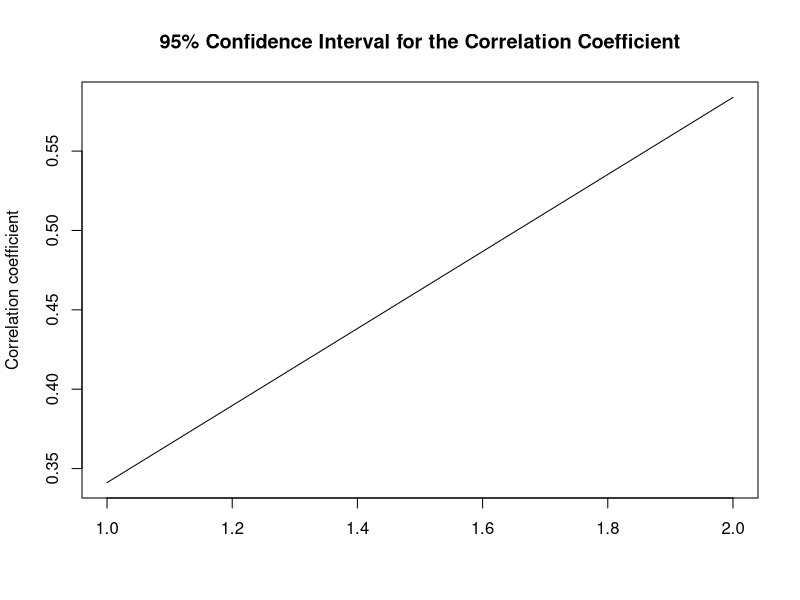
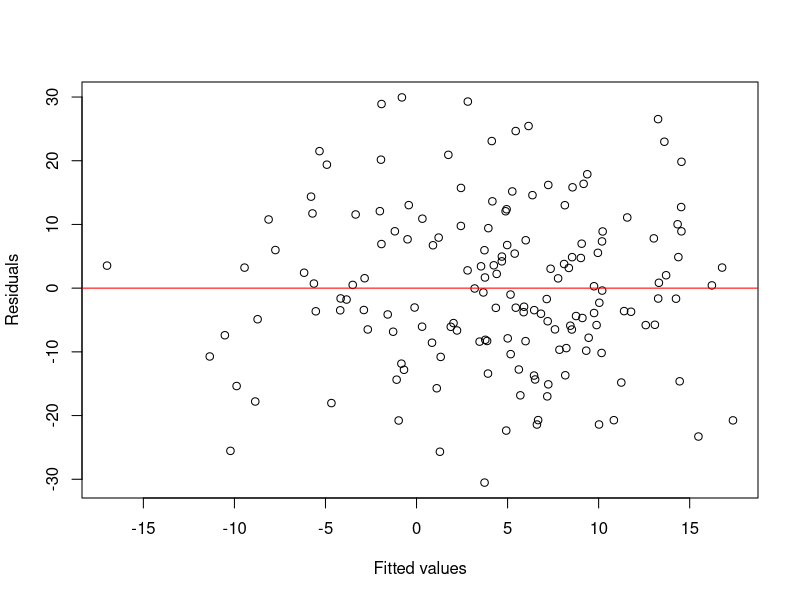
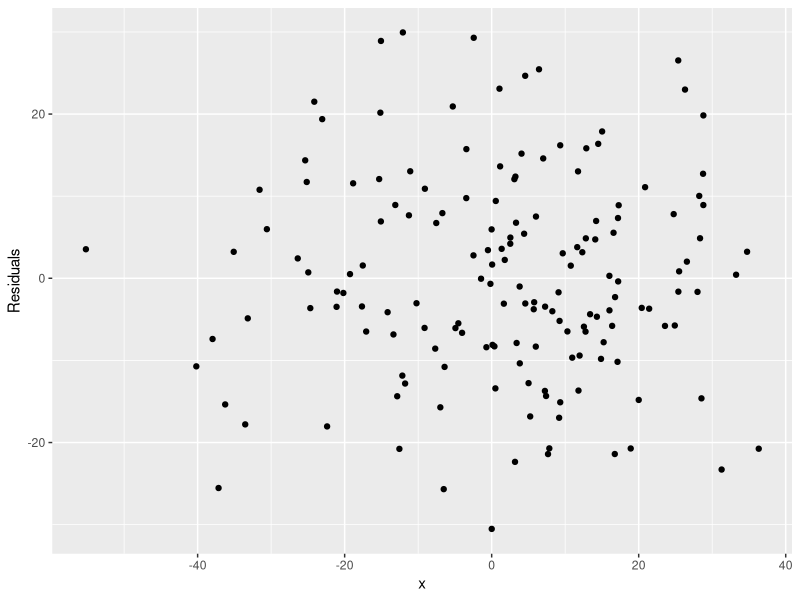

Write R code to recreate these figures, in order.
# E[x] = E[a0 + a1 * eps + a2 * psi]
# E[x] = E[a0] + E[a1 * eps] + E[a2 * psi]
# E[x] = a0 + 0 + 0 = a0
# Var[x] = E[(x - E[x])^2]
# Var[x] = E[(a0 + a1 * eps + a2 * psi - a0)^2]
# Var[x] = E[a1^2 * eps^2] + E[a2^2 * psi^2] + 2 * E[a1 * a2 * eps * psi]
# Var[x] = a1^2 * Var[eps] + a2^2 * Var[psi] + 2 * a1 * a2 * E[eps] * E[psi]
# Cov[eps, psi] = E[eps * psi] - E[eps] * E[psi] = 0 - 0 * 0 = 0
# Var[eps] = 4
# Var[psi] = 9
# Var[x] = a1^2 * Var[eps] + a2^2 * Var[psi] + 2 * a1 * a2 * Cov[eps, psi]
# Var[x] = 1^2 * 4 + (-6)^2 * 9 + 2 * 1 * -6 * 0
# Var[x] = 328
# E[x] = 3
# sd[x] = 18.11
# E[y] = 5
# Var[y] = b1^2 * Var[eps] + b2^2 * Var[psi] + 2 * b1 * b2 * Cov[eps, psi]
# Var[y] = 7^2 * Var[eps] + (-2)^2 * Var[psi]
# Var[y] = 49 * 4 + 4 * 9 = 232
# Sd[y] = 15.232
# Cov[x, y] = E[(a0 + a1 * eps + a2 * psi - a0)(b0 + b1 * eps + b2 * psi - b0)]
# Cov[x, y] = E[a1 * b1 * eps^2] + E[a2 * b2 * psi^2] + E[(a1 * b2 + a2 * b1) * eps * psi]
# Corr[x, y] = Cov[x, y] / (Std[x] * Std[y])

# Set the seed of the random number generator
set.seed(123)

# Set the number of samples
N <- 160

# Generate samples of the error variables
eps <- rnorm(N, mean = 0, sd = 2)
psi <- rnorm(N, mean = 0, sd = 3)

# Calculate the values of x and y
x <- 3 + 1 * eps - 6 * psi
y <- 5 + 7 * eps - 2 * psi

# Calculate the sample means of x and y
mean_x <- mean(x)
mean_y <- mean(y)

# Calculate the sample variances of x and y
var_x <- var(x)
var_y <- var(y)

# Calculate the sample standard deviations of x and y
sd_x <- sd(x)
sd_y <- sd(y)

# Calculate the sample correlation coefficient of x and y
r <- cor(x, y)

# Perform a hypothesis test to determine whether there is a significant correlation between x and y
cor.test.result <- cor.test(x, y, conf.level = 0.95)

# Extract the confidence interval from the test result
ci <- cor.test.result$conf.int

# Plot the confidence interval
plot(ci, type = "l", xlab = "", ylab = "Correlation coefficient", main = "95% Confidence Interval for the Correlation Coefficient")
abline(h = 0, col = "#ff0000")

# Perform a hypothesis test to determine whether the theoretical correlation coefficient is equal to the calculated value
cor.test.result <- cor.test(x, y, r = r, alternative = "two.sided", conf.level = 0.99)

# Extract the p-value from the test result
p.value <- cor.test.result$p.value

# Test the null hypothesis at the 1% level
if (p.value < 0.01) {
  print("Reject the null hypothesis at the 1% level.")
} else {
  print("Fail to reject the null hypothesis at the 1% level.")
}

# Fit a linear regression model to the data
model <- lm(y ~ x)

# Extract the residuals from the model
residuals <- model$residuals

# Extract the fitted values from the model
fitted.values <- model$fitted.values

# Plot the residuals against the fitted values
plot(fitted.values, residuals, xlab = "Fitted values", ylab = "Residuals")
abline(h = 0, col = "#ff0000")

# Load the ggplot2 package
library(ggplot2)

# Fit a linear regression model to the data
model <- lm(y ~ x)

# Calculate the residuals
residuals <- residuals(model)

df <- data.frame(x = x, y = y)
# Add the residuals to the data frame
df$residuals <- residuals
# Plot the residuals
ggplot(df, aes(x = x, y = residuals)) +
  geom_point() +
  labs(x = "x", y = "Residuals")


